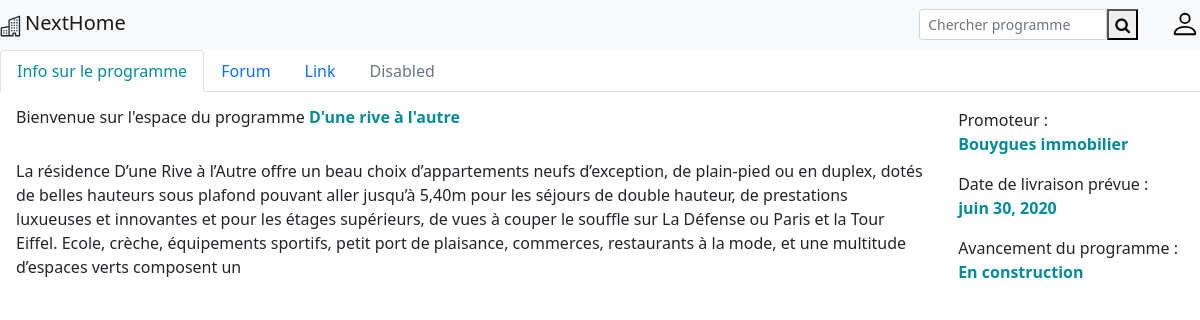
Screenshot of /monimmo/dune-rive-a-lautre/5/ with the database file from the repository.
### monimmo/models.py (models this page shows, shortened)
class Programme(models.Model):
    LIVRAISON_STATUTS = ((1, "En commercialisation"), (2, "En construction"), (3, "Terminé"))
    promoteur = models.ForeignKey(Promoteur, on_delete=models.CASCADE)
    nom = models.CharField(max_length=40)
    description = models.CharField(max_length=500, blank=True, null=True)
    date_livraison_ini = models.DateField("Date de livraison initiale")
    date_livraison_act = models.DateField("Date de livraison prévue", blank=True, null=True)
    statut = models.IntegerField(choices=LIVRAISON_STATUTS)
    slug = AutoSlugField(populate_from='nom', always_update=True, max_length=255, editable=True, blank=True)
    def get_absolute_url_themes(self):
        return reverse('consult_themes',
                       args=[self.slug, self.pk])

class Promoteur(models.Model):
    nom = models.CharField(max_length=40)
    description = models.TextField(max_length=1000)
    def __str__(self):
        return self.nom

### monimmo/views.py (the view)
# urls.py: path('<slug:slug>/<int:pk>/', Detail_view.as_view(), name="detail_programme"),
class Detail_view(DetailView):
    model = Programme
    template_name = 'monimmo/pages/detail_programme.html'

### monimmo/templates/monimmo/pages/detail_programme.html (shortened to what this page needs)
{% extends "monimmo/base.html" %}
{% load static %}
{% block content %}
<ul class="nav nav-tabs">
  <li class="nav-item">
    <a class="nav-link active" href="#">Info sur le programme</a>
  </li>
  <li class="nav-item">
    <a class="nav-link" href={{programme.get_absolute_url_themes}}>Forum</a>
  </li>
  <li class="nav-item">
    <a class="nav-link" href="#">Link</a>
  </li>
  <li class="nav-item">
    <a class="nav-link disabled" href="#" tabindex="-1" aria-disabled="true">Disabled</a>
  </li>
</ul>
<div class="montest">
  <div class="card-body">
    <h3> Bienvenue sur l'espace du programme <strong>{{programme.nom}}</strong></h3>
    <br>
    <p1>{{programme.description}}</p1>
  </div>
  <div class="card-body" style="width: 60rem;">
    <p> Promoteur : <br> <strong> {{programme.promoteur}} </strong> </p>
    <p> Date de livraison prévue : <br> <strong>{{programme.date_livraison_act}}</strong> <br></p>
    <p> Avancement du programme : <br> <strong> {{programme.get_statut_display }}  </strong> </p>
  </div>
</div>
{% endblock %}

### monimmo/static/monimmo/style.css (style rules this page uses)
h3 { font-size: medium; }
a { color: black; }
strong { font-weight : bold; color: #048B9A; }
.nav-link.active { color: #048B9A !important; }
.montest { display: flex; flex-direction: row; flex-basis: 0; flex-grow: 1; }

### rows the page displays
Programme: nom "D'une rive à l'autre", description "La résidence D’une Rive à l’Autre offre un beau choix d’appartements neufs d’exception, de plain-pied ou en duplex, dotés de belles hauteurs sous plafond pouvant aller jusqu’à 5,40m pour les séjours de double hauteur, de prestations luxueuses et innovantes et pour les étages supérieurs, de vues à couper le souffle sur La Défense ou Paris et la Tour Eiffel. Ecole, crèche, équipements sportifs, petit port de plaisance, commerces, restaurants à la mode, et une multitude d’espaces verts composent un", promoteur "Bouygues immobilier", date_livraison_act "juin 30, 2020", statut "En construction"
